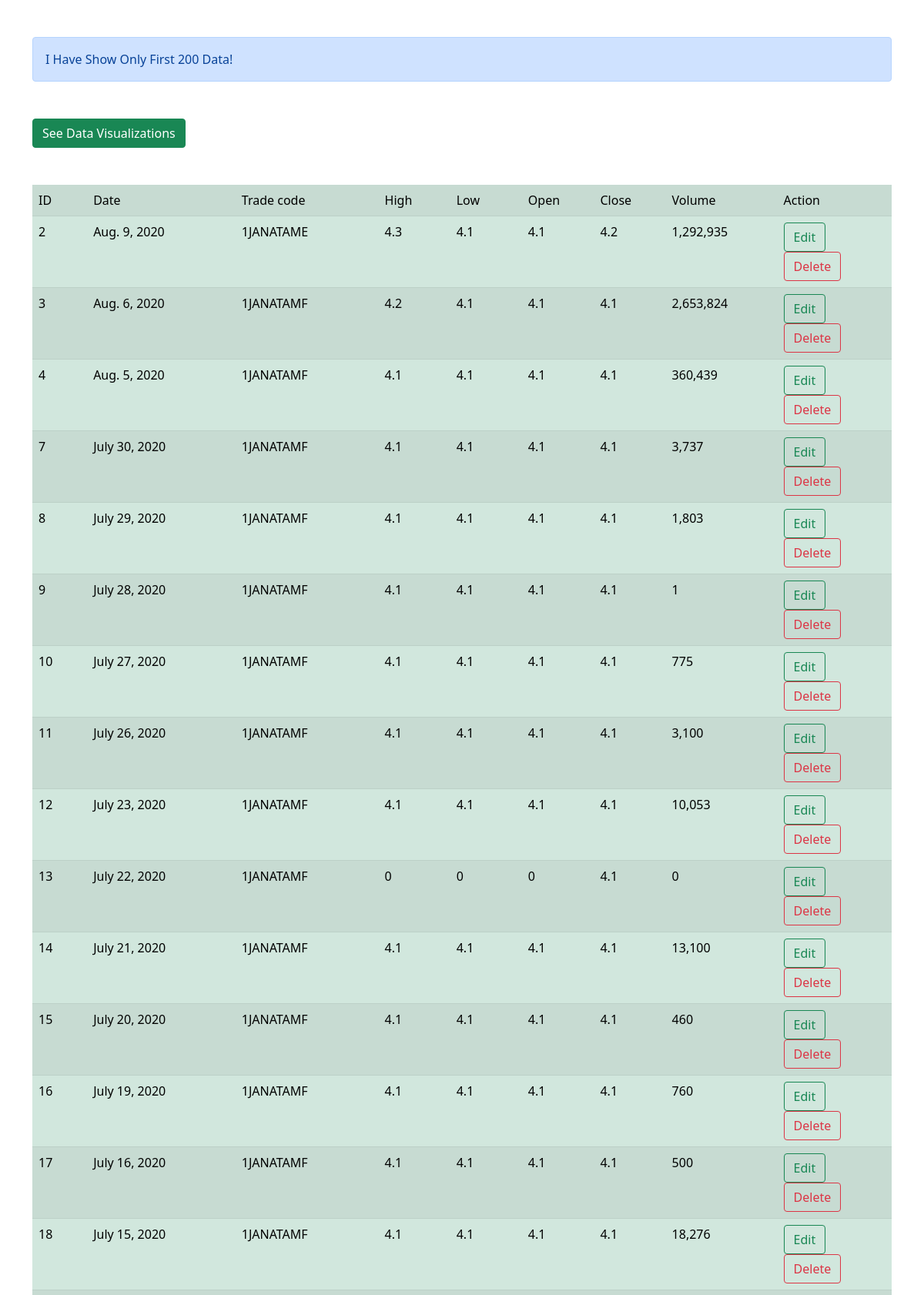
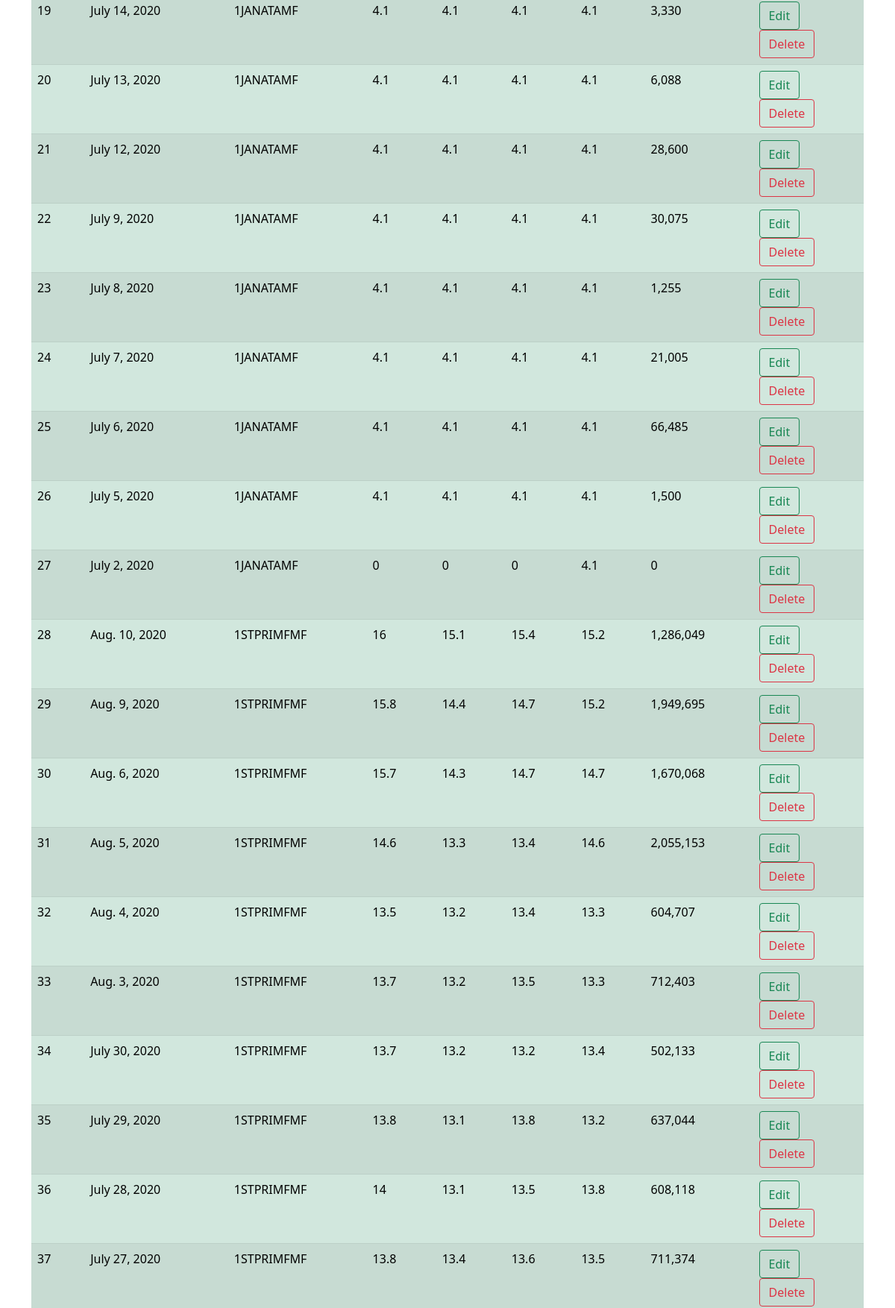
The page / (upper part) on the database its author committed (2 pictures, top to bottom).
### core/models.py (models this page shows, shortened)
class Information(models.Model):
    date = models.DateField(('date'), default= date.today)
    trade_code = models.CharField(max_length=50)
    high = models.CharField(max_length=300)
    low = models.CharField(max_length=300)
    open = models.CharField(max_length=300)
    close = models.CharField(max_length=300)
    volume = models.CharField(max_length=300)

### core/views.py (the view)
# urls.py: path('', show_data),
def show_data(request):
    objs = Information.objects.filter(id__range=["1", "200"])
    return render(request,"core/show.html",{'objs':objs})

### core/templates/core/show.html (shortened to what this page needs)
<!DOCTYPE html>
<html lang="en">
<head>
    <link href="https://cdn.jsdelivr.net/npm/bootstrap@5.0.2/dist/css/bootstrap.min.css" rel="stylesheet">
</head>
<body>
    <div class="container ">
        <div class="alert alert-primary my-5" role="alert">
            I Have Show Only First 200 Data!
          </div>
            <a href="{% url 'chart_view' %}" class="btn btn-success mb-5">See Data Visualizations</a>
        <table class="table table-hover table-success table-striped">
            <tr>
                <td>ID</td>
                <td>Date</td>
                <td>Trade code</td>
                <td>High</td>
                <td>Low</td>
                <td>Open</td>
                <td>Close</td>
                <td>Volume</td>
                <td>Action</td>
            </tr>
            {% for i in objs %}
            <tr>
                <td>{{i.id}}</td>
                <td>{{i.date}}</td>
                <td>{{i.trade_code}}</td>
                <td>{{i.high}}</td>
                <td>{{i.low}}</td>
                <td>{{i.open}}</td>
                <td>{{i.close}}</td>
                <td>{{i.volume}}</td>
                <td>
                    <a href="{% url 'update' i.id %}" class="btn btn-outline-success">Edit</a>
                    <form action="{% url 'delete' i.id %}" method ="POST">
                        <input type="submit" class="btn btn-outline-danger" value="Delete">
                    </form>
                </td>
            </tr>
            {% endfor %}
        </table>
    </div>
</body>
</html>

### rows shown on the page
Information: id "2", date "Aug. 9, 2020", trade_code "1JANATAME", high "4.3", low "4.1", open "4.1", close "4.2", volume "1,292,935"
Information: id "3", date "Aug. 6, 2020", trade_code "1JANATAMF", high "4.2", low "4.1", open "4.1", close "4.1", volume "2,653,824"
Information: id "4", date "Aug. 5, 2020", trade_code "1JANATAMF", high "4.1", low "4.1", open "4.1", close "4.1", volume "360,439"
Information: id "7", date "July 30, 2020", trade_code "1JANATAMF", high "4.1", low "4.1", open "4.1", close "4.1", volume "3,737"
Information: id "8", date "July 29, 2020", trade_code "1JANATAMF", high "4.1", low "4.1", open "4.1", close "4.1", volume "1,803"
Information: id "9", date "July 28, 2020", trade_code "1JANATAMF", high "4.1", low "4.1", open "4.1", close "4.1", volume "1"
Information: id "10", date "July 27, 2020", trade_code "1JANATAMF", high "4.1", low "4.1", open "4.1", close "4.1", volume "775"
Information: id "11", date "July 26, 2020", trade_code "1JANATAMF", high "4.1", low "4.1", open "4.1", close "4.1", volume "3,100"
Information: id "12", date "July 23, 2020", trade_code "1JANATAMF", high "4.1", low "4.1", open "4.1", close "4.1", volume "10,053"
Information: id "13", date "July 22, 2020", trade_code "1JANATAMF", high "0", low "0", open "0", close "4.1", volume "0"
Information: id "14", date "July 21, 2020", trade_code "1JANATAMF", high "4.1", low "4.1", open "4.1", close "4.1", volume "13,100"
Information: id "15", date "July 20, 2020", trade_code "1JANATAMF", high "4.1", low "4.1", open "4.1", close "4.1", volume "460"
Information: id "16", date "July 19, 2020", trade_code "1JANATAMF", high "4.1", low "4.1", open "4.1", close "4.1", volume "760"
Information: id "17", date "July 16, 2020", trade_code "1JANATAMF", high "4.1", low "4.1", open "4.1", close "4.1", volume "500"
Information: id "18", date "July 15, 2020", trade_code "1JANATAMF", high "4.1", low "4.1", open "4.1", close "4.1", volume "18,276"
Information: id "19", date "July 14, 2020", trade_code "1JANATAMF", high "4.1", low "4.1", open "4.1", close "4.1", volume "3,330"
Information: id "20", date "July 13, 2020", trade_code "1JANATAMF", high "4.1", low "4.1", open "4.1", close "4.1", volume "6,088"
Information: id "21", date "July 12, 2020", trade_code "1JANATAMF", high "4.1", low "4.1", open "4.1", close "4.1", volume "28,600"
Information: id "22", date "July 9, 2020", trade_code "1JANATAMF", high "4.1", low "4.1", open "4.1", close "4.1", volume "30,075"
Information: id "23", date "July 8, 2020", trade_code "1JANATAMF", high "4.1", low "4.1", open "4.1", close "4.1", volume "1,255"
Information: id "24", date "July 7, 2020", trade_code "1JANATAMF", high "4.1", low "4.1", open "4.1", close "4.1", volume "21,005"
Information: id "25", date "July 6, 2020", trade_code "1JANATAMF", high "4.1", low "4.1", open "4.1", close "4.1", volume "66,485"
Information: id "26", date "July 5, 2020", trade_code "1JANATAMF", high "4.1", low "4.1", open "4.1", close "4.1", volume "1,500"
Information: id "27", date "July 2, 2020", trade_code "1JANATAMF", high "0", low "0", open "0", close "4.1", volume "0"
Information: id "28", date "Aug. 10, 2020", trade_code "1STPRIMFMF", high "16", low "15.1", open "15.4", close "15.2", volume "1,286,049"
Information: id "29", date "Aug. 9, 2020", trade_code "1STPRIMFMF", high "15.8", low "14.4", open "14.7", close "15.2", volume "1,949,695"
Information: id "30", date "Aug. 6, 2020", trade_code "1STPRIMFMF", high "15.7", low "14.3", open "14.7", close "14.7", volume "1,670,068"
Information: id "31", date "Aug. 5, 2020", trade_code "1STPRIMFMF", high "14.6", low "13.3", open "13.4", close "14.6", volume "2,055,153"
Information: id "32", date "Aug. 4, 2020", trade_code "1STPRIMFMF", high "13.5", low "13.2", open "13.4", close "13.3", volume "604,707"
Information: id "33", date "Aug. 3, 2020", trade_code "1STPRIMFMF", high "13.7", low "13.2", open "13.5", close "13.3", volume "712,403"
Information: id "34", date "July 30, 2020", trade_code "1STPRIMFMF", high "13.7", low "13.2", open "13.2", close "13.4", volume "502,133"
Information: id "35", date "July 29, 2020", trade_code "1STPRIMFMF", high "13.8", low "13.1", open "13.8", close "13.2", volume "637,044"
Information: id "36", date "July 28, 2020", trade_code "1STPRIMFMF", high "14", low "13.1", open "13.5", close "13.8", volume "608,118"
Information: id "37", date "July 27, 2020", trade_code "1STPRIMFMF", high "13.8", low "13.4", open "13.6", close "13.5", volume "711,374"
